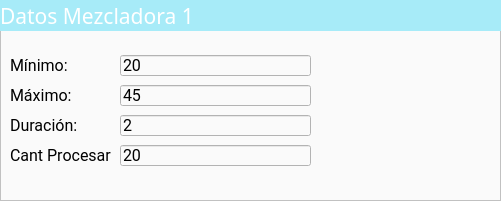
      <widget class="QFrame" name="frame_13">
       <property name="geometry">
        <rect>
         <x>10</x>
         <y>500</y>
         <width>501</width>
         <height>201</height>
        </rect>
       </property>
       <property name="styleSheet">
        <string notr="true">background-color:rgb(250,250,250);</string>
       </property>
       <property name="frameShape">
        <enum>QFrame::StyledPanel</enum>
       </property>
       <property name="frameShadow">
        <enum>QFrame::Raised</enum>
       </property>
       <widget class="QLabel" name="label_8">
        <property name="geometry">
         <rect>
          <x>0</x>
          <y>0</y>
          <width>501</width>
          <height>31</height>
         </rect>
        </property>
        <property name="font">
         <font>
          <family>Doppio One</family>
          <pointsize>16</pointsize>
         </font>
        </property>
        <property name="styleSheet">
         <string notr="true">color: white;
background-color:rgb(167, 235, 248);</string>
        </property>
        <property name="text">
         <string>Datos Mezcladora 1</string>
        </property>
       </widget>
       <widget class="QLineEdit" name="txtCantProcesarMezcladora1">
        <property name="geometry">
         <rect>
          <x>120</x>
          <y>145</y>
          <width>191</width>
          <height>21</height>
         </rect>
        </property>
        <property name="font">
         <font>
          <family>Roboto</family>
          <pointsize>12</pointsize>
         </font>
        </property>
        <property name="text">
         <string>20</string>
        </property>
       </widget>
       <widget class="QLabel" name="label_9">
        <property name="geometry">
         <rect>
          <x>10</x>
          <y>140</y>
          <width>101</width>
          <height>31</height>
         </rect>
        </property>
        <property name="font">
         <font>
          <family>Roboto</family>
          <pointsize>12</pointsize>
         </font>
        </property>
        <property name="text">
         <string>Cant Procesar</string>
        </property>
       </widget>
       <widget class="QLineEdit" name="txtMaxMecladora1">
        <property name="geometry">
         <rect>
          <x>120</x>
          <y>85</y>
          <width>191</width>
          <height>21</height>
         </rect>
        </property>
        <property name="font">
         <font>
          <family>Roboto</family>
          <pointsize>12</pointsize>
         </font>
        </property>
        <property name="text">
         <string>45</string>
        </property>
       </widget>
       <widget class="QLineEdit" name="txtDurationMecladora1">
        <property name="geometry">
         <rect>
          <x>120</x>
          <y>115</y>
          <width>191</width>
          <height>21</height>
         </rect>
        </property>
        <property name="font">
         <font>
          <family>Roboto</family>
          <pointsize>12</pointsize>
         </font>
        </property>
        <property name="text">
         <string>2</string>
        </property>
       </widget>
       <widget class="QLabel" name="label_7">
        <property name="geometry">
         <rect>
          <x>10</x>
          <y>50</y>
          <width>91</width>
          <height>31</height>
         </rect>
        </property>
        <property name="font">
         <font>
          <family>Roboto</family>
          <pointsize>12</pointsize>
         </font>
        </property>
        <property name="text">
         <string>Mínimo: </string>
        </property>
       </widget>
       <widget class="QLineEdit" name="txtMinMezcladora1">
        <property name="geometry">
         <rect>
          <x>120</x>
          <y>55</y>
          <width>191</width>
          <height>21</height>
         </rect>
        </property>
        <property name="font">
         <font>
          <family>Roboto</family>
          <pointsize>12</pointsize>
         </font>
        </property>
        <property name="text">
         <string>20</string>
        </property>
       </widget>
       <widget class="QLabel" name="label_6">
        <property name="geometry">
         <rect>
          <x>10</x>
          <y>80</y>
          <width>91</width>
          <height>31</height>
         </rect>
        </property>
        <property name="font">
         <font>
          <family>Roboto</family>
          <pointsize>12</pointsize>
         </font>
        </property>
        <property name="text">
         <string>Máximo:</string>
        </property>
       </widget>
       <widget class="QLabel" name="label_5">
        <property name="geometry">
         <rect>
          <x>10</x>
          <y>110</y>
          <width>91</width>
          <height>31</height>
         </rect>
        </property>
        <property name="font">
         <font>
          <family>Roboto</family>
          <pointsize>12</pointsize>
         </font>
        </property>
        <property name="text">
         <string>Duración:</string>
        </property>
       </widget>
      </widget>
